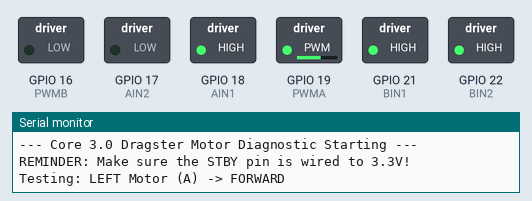
Recording of a sketch running on a simulated ESP32. On the bench: switched loads named in the sketch (green lamp = pin HIGH), the last lines printed to the serial monitor.

Above: at 3.05 s.
At 6.5 s:
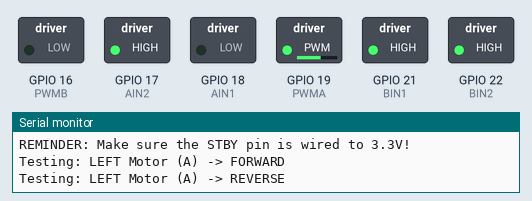
At 10.0 s:
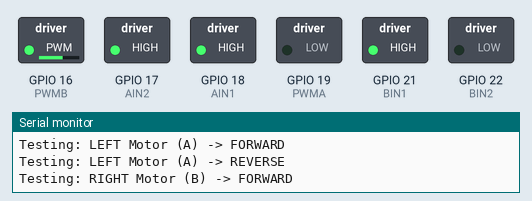
At 13.45 s:
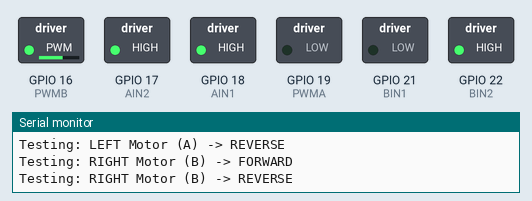
At 16.95 s:
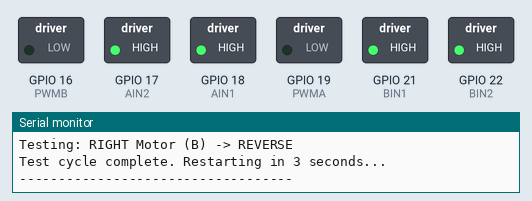
Timing chart, 0 to 21.2 s (numbered marks = the images above):
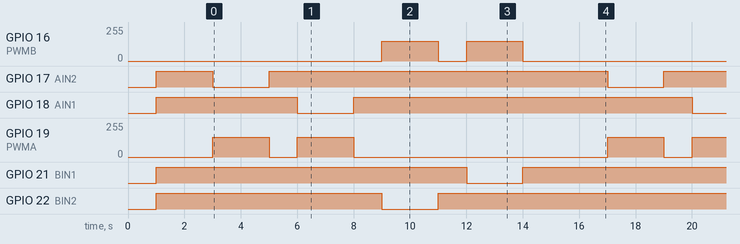

The sketch:

checkMOTOR.ino
```cpp
// --- PIN DEFINITIONS ---

// Left Motor (Motor A)
const int PWMA = 19; // Speed
const int AIN1 = 18; // Direction 1
const int AIN2 = 17; // Direction 2

// Right Motor (Motor B)
const int PWMB = 16; // Speed
const int BIN1 = 21; // Direction 1
const int BIN2 = 22; // Direction 2

// --- NEW ESP32 CORE 3.X PWM SETTINGS ---
const int freq = 5000;       // 5kHz frequency is great for N20 motors
const int resolution = 8;    // 8-bit resolution (0 to 255 speed)

// Test speed (0 to 255). 150 is safe for testing on a bench.
const int testSpeed = 150;

void setup() {
  Serial.begin(115200);
  delay(1000);
  Serial.println("--- Core 3.0 Dragster Motor Diagnostic Starting ---");
  Serial.println("REMINDER: Make sure the STBY pin is wired to 3.3V!");

  // 1. Set Direction Pins as Outputs
  pinMode(AIN1, OUTPUT);
  pinMode(AIN2, OUTPUT);
  pinMode(BIN1, OUTPUT);
  pinMode(BIN2, OUTPUT);

  // 2. The New Core 3.x Way: Attach PWM directly to the pin (No more channels!)
  ledcAttach(PWMA, freq, resolution);
  ledcAttach(PWMB, freq, resolution);

  // Ensure motors are stopped at boot
  stopMotors();
  delay(2000);
}

void loop() {
  // --- TEST 1: LEFT MOTOR FORWARD ---
  Serial.println("Testing: LEFT Motor (A) -> FORWARD");
  digitalWrite(AIN1, HIGH);
  digitalWrite(AIN2, LOW);
  ledcWrite(PWMA, testSpeed); // Note: We now write to the PIN, not a channel
  delay(2000);
  stopMotors();
  delay(1000);

  // --- TEST 2: LEFT MOTOR REVERSE ---
  Serial.println("Testing: LEFT Motor (A) -> REVERSE");
  digitalWrite(AIN1, LOW);
  digitalWrite(AIN2, HIGH);
  ledcWrite(PWMA, testSpeed);
  delay(2000);
  stopMotors();
  delay(1000);

  // --- TEST 3: RIGHT MOTOR FORWARD ---
  Serial.println("Testing: RIGHT Motor (B) -> FORWARD");
  digitalWrite(BIN1, HIGH);
  digitalWrite(BIN2, LOW);
  ledcWrite(PWMB, testSpeed);
  delay(2000);
  stopMotors();
  delay(1000);

  // --- TEST 4: RIGHT MOTOR REVERSE ---
  Serial.println("Testing: RIGHT Motor (B) -> REVERSE");
  digitalWrite(BIN1, LOW);
  digitalWrite(BIN2, HIGH);
  ledcWrite(PWMB, testSpeed);
  delay(2000);
  stopMotors();

  Serial.println("Test cycle complete. Restarting in 3 seconds...");
  Serial.println("-----------------------------------");
  delay(3000);
}

// Custom function to hard-brake both motors
void stopMotors() {
  // Setting both IN pins HIGH causes the TB6612 to short the motor leads together,
  // which acts as an electronic brake. Perfect for sharp S-bends!
  digitalWrite(AIN1, HIGH);
  digitalWrite(AIN2, HIGH);
  digitalWrite(BIN1, HIGH);
  digitalWrite(BIN2, HIGH);

  // Write 0 speed directly to the pins
  ledcWrite(PWMA, 0);
  ledcWrite(PWMB, 0);
}
```

Measured:
- by itself, GPIO 16 (PWMB), GPIO 19 (PWMA): repeats every 14.0 s: 0/255 1.0 s, 149/255 2.0 s, 0/255 9.0 s, 149/255 2.0 s
- by itself, GPIO 17 (AIN2), GPIO 18 (AIN1), GPIO 21 (BIN1), GPIO 22 (BIN2): alternates HIGH for 12.0 s and LOW for 2.0 s
